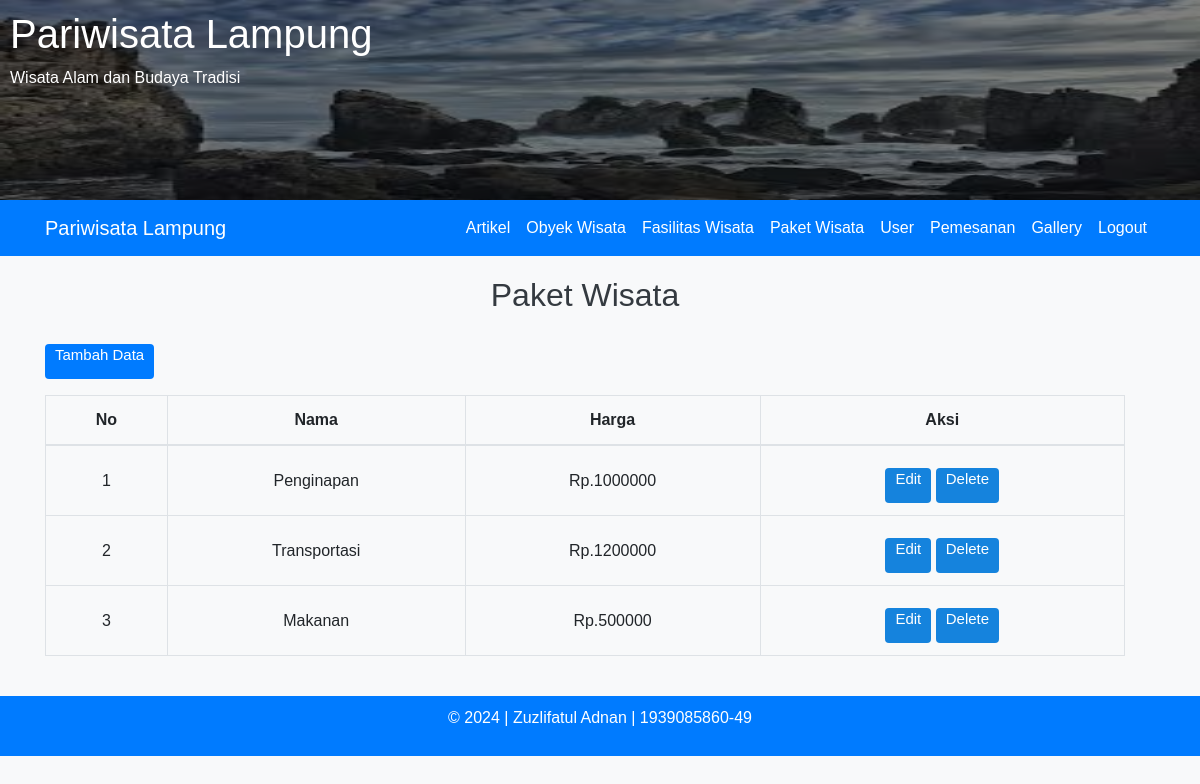
The page /admin/paketWisata.php (signed in) on the database its author committed.
### tables this page shows
CREATE TABLE `paketwisata` (
  `id` int(11) NOT NULL,
  `nama` varchar(255) NOT NULL,
  `harga` decimal(10,0) DEFAULT NULL,
  `created_at` timestamp NULL DEFAULT NULL,
  `updated_at` timestamp NULL DEFAULT NULL
);

### admin/paketWisata.php (the view, shortened to what this page needs)
<?php
include '../config/db.php';
?>
<!DOCTYPE html>
<html lang="en">
<head>
    <link href="../assets/css/bootstrap.min.css" rel="stylesheet">
    <link rel="stylesheet" href="../assets/css/jquery.dataTables.min.css">
    <link href="../assets/css/styles.css" rel="stylesheet">
    <link href="../assets/css/styles2.css" rel="stylesheet">
</head>
<body>
    <?php
    include '../templates/header.php';
    ?>
    <?php
    include '../templates/adminNav.php';
    ?>
    <div class="container content">
        <div class="row justify-content-center">
            <h2 class="text-center">Paket Wisata</h2>
        </div>
        <div class="row justify-content-center">
            <div class="col-md-12">
                <div class="mb-3">
                    <a href="paketWisataAdd.php" class="btn btn-primary">Tambah Data</a>
                </div>
                <table class="table table-bordered" id="table-1">
                    <thead>
                        <tr>
                            <th>No</th>
                            <th>Nama</th>
                            <th>Harga</th>
                            <th>Aksi</th>
                        </tr>
                    </thead>
                    <tbody>
                        <?php
                        function fetchPaketWisataFromDatabase()
                        {
                            global $conn;
                            $sql = "SELECT id, nama, harga FROM paketwisata";
                            $result = $conn->query($sql);
                            $paket = [];
                            if ($result->num_rows > 0) {
                                while ($row = $result->fetch_assoc()) {
                                    $paket[] = $row;
                                }
                            }
                            return $paket;
                        }
                        $no = 0;
                        $paket = fetchPaketWisataFromDatabase();
                        foreach ($paket as $p) {
                            $no++;
                            echo "<tr>";
                            echo "<td>{$no}</td>";
                            echo "<td>{$p['nama']}</td>";
                            echo "<td>Rp.{$p['harga']}</td>";
                            echo "<td>
                                <a href='paketWisataEdit.php?id={$p['id']}' class='btn btn-warning btn-sm'>Edit</a>
                                <a href='paketWisataDel.php?id={$p['id']}' class='btn btn-danger btn-sm'>Delete</a>
                              </td>";
                            echo "</tr>";
                        }
                        ?>
                    </tbody>
                </table>
            </div>
        </div>
        <br>
    </div>
    <?php
    include '../templates/footer.php';
    ?>
</body>
</html>

### assets/css/styles.css (style rules this page uses)
.content { margin-top: 20px; }
.btn { height: 35px; background: #1583dd; border: 0; border-radius: 5px; color: #fff; font-size: 15px; cursor: pointer; transition: all .3s; margin-top: 10px; padding: 0px 10px; }

### assets/css/styles2.css (style rules this page uses)
body { background-color: #f8f9fa; font-family: Arial, sans-serif; }
.row { width: 100%; }
h2 { margin-bottom: 20px; color: #343a40; text-align: center; }
.btn { border-radius: 4px; }
.btn-primary { background-color: #007bff; border-color: #007bff; }
.table th, .table td { text-align: center; vertical-align: middle; }
.mb-3 { margin-bottom: 1rem !important; }
.btn-primary { background-color: #007bff; border: none; }

### rows shown on the page
paketwisata: nama "Penginapan", harga "1000000"
paketwisata: nama "Transportasi", harga "1200000"
paketwisata: nama "Makanan", harga "500000"
